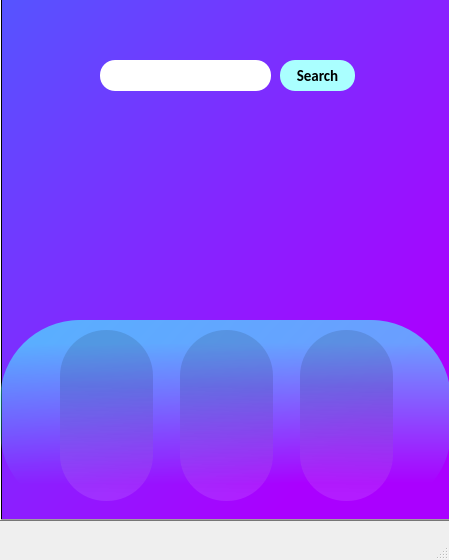
<?xml version="1.0" encoding="UTF-8"?>
<ui version="4.0">
 <class>MainWindow</class>
 <widget class="QMainWindow" name="MainWindow">
  <property name="geometry">
   <rect>
    <x>0</x>
    <y>0</y>
    <width>449</width>
    <height>560</height>
   </rect>
  </property>
  <property name="windowTitle">
   <string>MainWindow</string>
  </property>
  <widget class="QWidget" name="centralwidget">
   <widget class="QLabel" name="Wind">
    <property name="geometry">
     <rect>
      <x>230</x>
      <y>260</y>
      <width>61</width>
      <height>21</height>
     </rect>
    </property>
    <property name="font">
     <font>
      <family>Calibri</family>
      <pointsize>12</pointsize>
      <bold>false</bold>
     </font>
    </property>
    <property name="styleSheet">
     <string notr="true">color: rgb(255, 255, 255);</string>
    </property>
    <property name="text">
     <string/>
    </property>
    <property name="margin">
     <number>0</number>
    </property>
   </widget>
   <widget class="QLabel" name="farda">
    <property name="geometry">
     <rect>
      <x>60</x>
      <y>360</y>
      <width>91</width>
      <height>31</height>
     </rect>
    </property>
    <property name="font">
     <font>
      <family>Calibri</family>
      <pointsize>12</pointsize>
      <bold>true</bold>
     </font>
    </property>
    <property name="text">
     <string/>
    </property>
    <property name="alignment">
     <set>Qt::AlignCenter</set>
    </property>
    <property name="wordWrap">
     <bool>true</bool>
    </property>
   </widget>
   <widget class="QLabel" name="pasfarda">
    <property name="geometry">
     <rect>
      <x>180</x>
      <y>360</y>
      <width>91</width>
      <height>31</height>
     </rect>
    </property>
    <property name="font">
     <font>
      <family>Calibri</family>
      <pointsize>12</pointsize>
      <bold>true</bold>
     </font>
    </property>
    <property name="text">
     <string/>
    </property>
    <property name="alignment">
     <set>Qt::AlignCenter</set>
    </property>
    <property name="wordWrap">
     <bool>true</bool>
    </property>
   </widget>
   <widget class="QLabel" name="pasoonfarda">
    <property name="geometry">
     <rect>
      <x>300</x>
      <y>360</y>
      <width>91</width>
      <height>31</height>
     </rect>
    </property>
    <property name="font">
     <font>
      <family>Calibri</family>
      <pointsize>12</pointsize>
      <bold>true</bold>
     </font>
    </property>
    <property name="text">
     <string/>
    </property>
    <property name="alignment">
     <set>Qt::AlignCenter</set>
    </property>
    <property name="wordWrap">
     <bool>true</bool>
    </property>
   </widget>
   <widget class="QLabel" name="farda_temp">
    <property name="geometry">
     <rect>
      <x>60</x>
      <y>420</y>
      <width>91</width>
      <height>20</height>
     </rect>
    </property>
    <property name="font">
     <font>
      <family>Calibri</family>
      <pointsize>11</pointsize>
      <bold>true</bold>
      <kerning>false</kerning>
     </font>
    </property>
    <property name="styleSheet">
     <string notr="true">color: rgb(255, 255, 255);</string>
    </property>
    <property name="text">
     <string/>
    </property>
    <property name="alignment">
     <set>Qt::AlignCenter</set>
    </property>
    <property name="wordWrap">
     <bool>true</bool>
    </property>
   </widget>
   <widget class="QLabel" name="farda_wind">
    <property name="geometry">
     <rect>
      <x>60</x>
      <y>450</y>
      <width>91</width>
      <height>20</height>
     </rect>
    </property>
    <property name="font">
     <font>
      <family>Calibri</family>
      <pointsize>11</pointsize>
      <bold>true</bold>
      <kerning>false</kerning>
     </font>
    </property>
    <property name="styleSheet">
     <string notr="true">color: rgb(255, 255, 255);</string>
    </property>
    <property name="text">
     <string/>
    </property>
    <property name="alignment">
     <set>Qt::AlignCenter</set>
    </property>
    <property name="wordWrap">
     <bool>true</bool>
    </property>
   </widget>
   <widget class="QLabel" name="pasfarda_temp">
    <property name="geometry">
     <rect>
      <x>180</x>
      <y>420</y>
      <width>91</width>
      <height>20</height>
     </rect>
    </property>
    <property name="font">
     <font>
      <family>Calibri</family>
      <pointsize>11</pointsize>
      <bold>true</bold>
      <kerning>false</kerning>
     </font>
    </property>
    <property name="styleSheet">
     <string notr="true">color: rgb(255, 255, 255);</string>
    </property>
    <property name="text">
     <string/>
    </property>
    <property name="alignment">
     <set>Qt::AlignCenter</set>
    </property>
    <property name="wordWrap">
     <bool>true</bool>
    </property>
   </widget>
   <widget class="QLabel" name="pasfarda_wind">
    <property name="geometry">
     <rect>
      <x>180</x>
      <y>450</y>
      <width>91</width>
      <height>20</height>
     </rect>
    </property>
    <property name="font">
     <font>
      <family>Calibri</family>
      <pointsize>11</pointsize>
      <bold>true</bold>
      <kerning>false</kerning>
     </font>
    </property>
    <property name="styleSheet">
     <string notr="true">color: rgb(255, 255, 255);</string>
    </property>
    <property name="text">
     <string/>
    </property>
    <property name="alignment">
     <set>Qt::AlignCenter</set>
    </property>
    <property name="wordWrap">
     <bool>true</bool>
    </property>
   </widget>
   <widget class="QLabel" name="pasoonfarda_wind">
    <property name="geometry">
     <rect>
      <x>300</x>
      <y>450</y>
      <width>91</width>
      <height>20</height>
     </rect>
    </property>
    <property name="font">
     <font>
      <family>Calibri</family>
      <pointsize>11</pointsize>
      <bold>true</bold>
      <kerning>false</kerning>
     </font>
    </property>
    <property name="styleSheet">
     <string notr="true">color: rgb(255, 255, 255);</string>
    </property>
    <property name="text">
     <string/>
    </property>
    <property name="alignment">
     <set>Qt::AlignCenter</set>
    </property>
    <property name="wordWrap">
     <bool>true</bool>
    </property>
   </widget>
   <widget class="QLabel" name="pasoonfarda_temp">
    <property name="geometry">
     <rect>
      <x>300</x>
      <y>420</y>
      <width>91</width>
      <height>20</height>
     </rect>
    </property>
    <property name="font">
     <font>
      <family>Calibri</family>
      <pointsize>11</pointsize>
      <bold>true</bold>
      <kerning>false</kerning>
     </font>
    </property>
    <property name="styleSheet">
     <string notr="true">color: rgb(255, 255, 255);</string>
    </property>
    <property name="text">
     <string/>
    </property>
    <property name="alignment">
     <set>Qt::AlignCenter</set>
    </property>
    <property name="wordWrap">
     <bool>true</bool>
    </property>
   </widget>
   <widget class="QLabel" name="today_temp">
    <property name="geometry">
     <rect>
      <x>260</x>
      <y>170</y>
      <width>141</width>
      <height>81</height>
     </rect>
    </property>
    <property name="font">
     <font>
      <family>Calibri</family>
      <pointsize>40</pointsize>
      <bold>true</bold>
     </font>
    </property>
    <property name="styleSheet">
     <string notr="true">color: rgb(255, 255, 255);</string>
    </property>
    <property name="text">
     <string/>
    </property>
   </widget>
   <widget class="QLabel" name="today_wind">
    <property name="geometry">
     <rect>
      <x>280</x>
      <y>260</y>
      <width>81</width>
      <height>21</height>
     </rect>
    </property>
    <property name="font">
     <font>
      <family>Calibri</family>
      <pointsize>12</pointsize>
      <bold>true</bold>
     </font>
    </property>
    <property name="styleSheet">
     <string notr="true">color: rgb(255, 255, 255);</string>
    </property>
    <property name="text">
     <string/>
    </property>
    <property name="alignment">
     <set>Qt::AlignLeading|Qt::AlignLeft|Qt::AlignVCenter</set>
    </property>
   </widget>
   <widget class="QLabel" name="today_desc">
    <property name="geometry">
     <rect>
      <x>240</x>
      <y>130</y>
      <width>141</width>
      <height>61</height>
     </rect>
    </property>
    <property name="font">
     <font>
      <family>Calibri</family>
      <pointsize>17</pointsize>
      <bold>true</bold>
     </font>
    </property>
    <property name="styleSheet">
     <string notr="true">color: rgb(255, 255, 255);</string>
    </property>
    <property name="text">
     <string/>
    </property>
    <property name="alignment">
     <set>Qt::AlignLeading|Qt::AlignLeft|Qt::AlignVCenter</set>
    </property>
   </widget>
   <widget class="QPushButton" name="pushButton">
    <property name="geometry">
     <rect>
      <x>0</x>
      <y>-10</y>
      <width>451</width>
      <height>531</height>
     </rect>
    </property>
    <property name="font">
     <font>
      <pointsize>12</pointsize>
      <bold>false</bold>
     </font>
    </property>
    <property name="toolTip">
     <string/>
    </property>
    <property name="styleSheet">
     <string notr="true">background-color: qlineargradient(spread:pad, x1:0, y1:0, x2:0.773, y2:0.840909, stop:0 rgba(85, 85, 255, 255), stop:1 rgba(170, 0, 255, 255));</string>
    </property>
    <property name="text">
     <string/>
    </property>
   </widget>
   <widget class="QPushButton" name="pushButton_2">
    <property name="geometry">
     <rect>
      <x>0</x>
      <y>320</y>
      <width>451</width>
      <height>191</height>
     </rect>
    </property>
    <property name="styleSheet">
     <string notr="true">border-radius: 80px;
background-color: qlineargradient(spread:pad, x1:0.506, y1:0.119727, x2:0.511045, y2:0.858091, stop:0 rgba(69, 255, 255, 157), stop:1 rgba(255, 255, 255, 0));</string>
    </property>
    <property name="text">
     <string/>
    </property>
   </widget>
   <widget class="QPushButton" name="image">
    <property name="geometry">
     <rect>
      <x>50</x>
      <y>130</y>
      <width>211</width>
      <height>181</height>
     </rect>
    </property>
    <property name="styleSheet">
     <string notr="true">border-radius: 5px;
background-color: qlineargradient(spread:pad, x1:0, y1:0, x2:1, y2:1, stop:0 rgba(0, 0, 0, 0), stop:1 rgba(255, 255, 255, 0));</string>
    </property>
    <property name="text">
     <string/>
    </property>
   </widget>
   <widget class="QPushButton" name="pushButton_3">
    <property name="geometry">
     <rect>
      <x>60</x>
      <y>330</y>
      <width>93</width>
      <height>171</height>
     </rect>
    </property>
    <property name="styleSheet">
     <string notr="true">border-radius: 46px;
background-color: qlineargradient(spread:pad, x1:0.510368, y1:0.33, x2:0.5, y2:0.96, stop:0 rgba(0, 0, 0, 29), stop:1 rgba(255, 255, 255, 28));</string>
    </property>
    <property name="text">
     <string/>
    </property>
   </widget>
   <widget class="QPushButton" name="pushButton_4">
    <property name="geometry">
     <rect>
      <x>180</x>
      <y>330</y>
      <width>93</width>
      <height>171</height>
     </rect>
    </property>
    <property name="styleSheet">
     <string notr="true">border-radius: 46px;
background-color: qlineargradient(spread:pad, x1:0.510368, y1:0.33, x2:0.5, y2:0.96, stop:0 rgba(0, 0, 0, 29), stop:1 rgba(255, 255, 255, 28));</string>
    </property>
    <property name="text">
     <string/>
    </property>
   </widget>
   <widget class="QPushButton" name="pushButton_5">
    <property name="geometry">
     <rect>
      <x>300</x>
      <y>330</y>
      <width>93</width>
      <height>171</height>
     </rect>
    </property>
    <property name="styleSheet">
     <string notr="true">border-radius: 46px;
background-color: qlineargradient(spread:pad, x1:0.510368, y1:0.33, x2:0.5, y2:0.96, stop:0 rgba(0, 0, 0, 29), stop:1 rgba(255, 255, 255, 28));</string>
    </property>
    <property name="text">
     <string/>
    </property>
   </widget>
   <widget class="QPushButton" name="search">
    <property name="geometry">
     <rect>
      <x>280</x>
      <y>60</y>
      <width>75</width>
      <height>31</height>
     </rect>
    </property>
    <property name="font">
     <font>
      <family>Calibri</family>
      <pointsize>11</pointsize>
      <bold>true</bold>
     </font>
    </property>
    <property name="styleSheet">
     <string notr="true">border-radius: 15px;
background-color: rgb(170, 255, 255);</string>
    </property>
    <property name="text">
     <string>Search</string>
    </property>
   </widget>
   <widget class="QLineEdit" name="user_input">
    <property name="geometry">
     <rect>
      <x>100</x>
      <y>60</y>
      <width>171</width>
      <height>31</height>
     </rect>
    </property>
    <property name="font">
     <font>
      <family>Calibri</family>
      <pointsize>13</pointsize>
      <bold>true</bold>
     </font>
    </property>
    <property name="toolTip">
     <string comment="Enter a city name ..." extracomment="Enter a city name ..."/>
    </property>
    <property name="styleSheet">
     <string notr="true">border-radius: 15px;
</string>
    </property>
    <property name="text">
     <string/>
    </property>
    <property name="alignment">
     <set>Qt::AlignCenter</set>
    </property>
    <property name="placeholderText">
     <string/>
    </property>
   </widget>
   <zorder>pushButton</zorder>
   <zorder>pushButton_2</zorder>
   <zorder>Wind</zorder>
   <zorder>farda</zorder>
   <zorder>pasfarda</zorder>
   <zorder>pasoonfarda</zorder>
   <zorder>farda_temp</zorder>
   <zorder>farda_wind</zorder>
   <zorder>pasfarda_temp</zorder>
   <zorder>pasfarda_wind</zorder>
   <zorder>pasoonfarda_wind</zorder>
   <zorder>pasoonfarda_temp</zorder>
   <zorder>today_temp</zorder>
   <zorder>today_wind</zorder>
   <zorder>today_desc</zorder>
   <zorder>image</zorder>
   <zorder>pushButton_4</zorder>
   <zorder>pushButton_5</zorder>
   <zorder>pushButton_3</zorder>
   <zorder>search</zorder>
   <zorder>user_input</zorder>
  </widget>
  <widget class="QMenuBar" name="menubar">
   <property name="geometry">
    <rect>
     <x>0</x>
     <y>0</y>
     <width>449</width>
     <height>22</height>
    </rect>
   </property>
  </widget>
  <widget class="QStatusBar" name="statusbar"/>
 </widget>
 <resources/>
 <connections/>
</ui>
